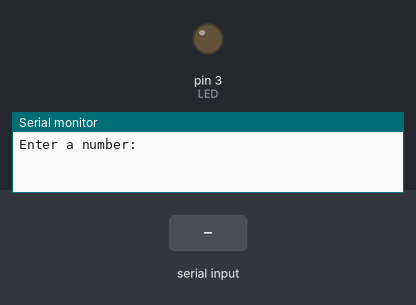
Bench run of a sketch on a simulated Arduino Uno, built with avr-gcc and run on an emulated ATmega328P. Parts: output pins drawn as LEDs (lit = HIGH), the last lines printed to the serial monitor. Dashed ring = blinking. The test bench sets the inputs (shaded band).

Above: at 1.2 s.
1.3 s: "0\n" received over Serial
At 1.45 s:
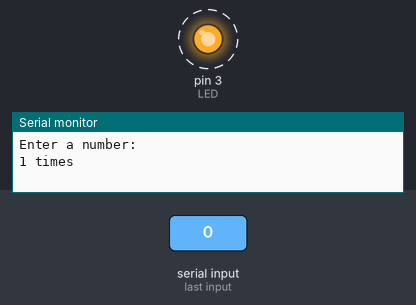
4.3 s: "30,150\n" received over Serial
At 5.47 s:
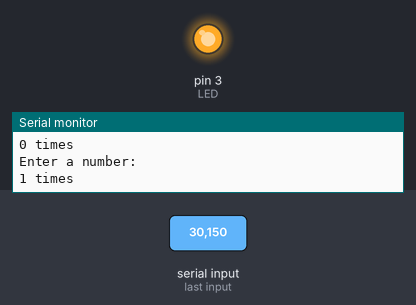
Timing chart, 0 to 7.3 s (numbered marks = the images above; inputs shaded):
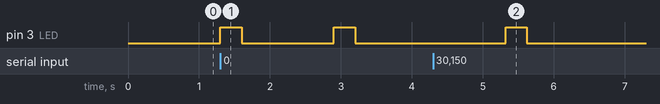

The sketch:

prb05.ino
```cpp
int LED = 3;
void setup() {
  pinMode(LED, OUTPUT);
  Serial.begin(9600);
  Serial.println("Enter a number:");
}

void loop() {
  while (Serial.available() == 0) {}
  int n = Serial.parseInt();
  long fact = factorial(n);

  if (fact > 50) {
    Serial.println("Factorial > 50. Enter another number:");
  } else {

    Serial.print(fact);
    Serial.println(" times");

    for (int i = 0; i < fact; i++) {
      digitalWrite(LED, HIGH);
      delay(300);
      digitalWrite(LED, LOW);
      delay(300);
    }
  }

  Serial.println("Enter a number:");
}


long factorial(int n) {
  long fact = 1;
  for (int i = 1; i <= n; i++) {
    fact *= i;
  }
  return fact;
}
```

Measured:
- after the input at 1.3 s, pin 3 (LED): alternates HIGH for 0.30 s and LOW for 1.3 s, starting at once
- after the input at 4.3 s, pin 3 (LED): LOW → HIGH after 1.0 s, → LOW 0.30 s later
